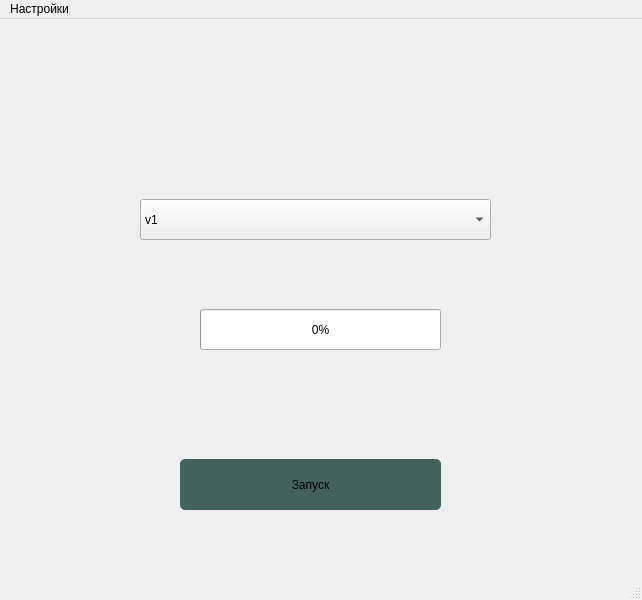
<?xml version="1.0" encoding="UTF-8"?>
<ui version="4.0">
 <class>Geoportal</class>
 <widget class="QMainWindow" name="Geoportal">
  <property name="geometry">
   <rect>
    <x>0</x>
    <y>0</y>
    <width>642</width>
    <height>600</height>
   </rect>
  </property>
  <property name="windowTitle">
   <string>Геопортал</string>
  </property>
  <widget class="QWidget" name="centralwidget">
   <widget class="QLabel" name="label">
    <property name="geometry">
     <rect>
      <x>30</x>
      <y>50</y>
      <width>191</width>
      <height>101</height>
     </rect>
    </property>
    <property name="text">
     <string/>
    </property>
    <property name="pixmap">
     <pixmap>img.png</pixmap>
    </property>
    <property name="scaledContents">
     <bool>true</bool>
    </property>
   </widget>
   <widget class="QPushButton" name="StartButton">
    <property name="geometry">
     <rect>
      <x>180</x>
      <y>440</y>
      <width>261</width>
      <height>51</height>
     </rect>
    </property>
    <property name="styleSheet">
     <string notr="true">QPushButton{
       border-radius: 5px;
       background-color: rgb(67, 98, 92);
       font: 15pt &quot;Segoe UI Variable Text&quot;;
       padding: 10px;
}
QPushButton:hover {
    background-color: rgb(54, 77, 70); 
}</string>
    </property>
    <property name="text">
     <string>Запуск</string>
    </property>
   </widget>
   <widget class="QComboBox" name="comboBox">
    <property name="geometry">
     <rect>
      <x>140</x>
      <y>180</y>
      <width>351</width>
      <height>41</height>
     </rect>
    </property>
    <item>
     <property name="text">
      <string>v1</string>
     </property>
    </item>
    <item>
     <property name="text">
      <string>v2</string>
     </property>
    </item>
   </widget>
   <widget class="QProgressBar" name="progressBar">
    <property name="geometry">
     <rect>
      <x>200</x>
      <y>290</y>
      <width>241</width>
      <height>41</height>
     </rect>
    </property>
    <property name="value">
     <number>0</number>
    </property>
   </widget>
  </widget>
  <widget class="QMenuBar" name="menubar">
   <property name="geometry">
    <rect>
     <x>0</x>
     <y>0</y>
     <width>642</width>
     <height>26</height>
    </rect>
   </property>
   <widget class="QMenu" name="menusettings">
    <property name="title">
     <string>Настройки</string>
    </property>
    <addaction name="actionchoose_path"/>
   </widget>
   <addaction name="menusettings"/>
  </widget>
  <widget class="QStatusBar" name="statusbar"/>
  <action name="actionchoose_path">
   <property name="text">
    <string>Задать путь... </string>
   </property>
  </action>
 </widget>
 <resources/>
 <connections/>
</ui>
